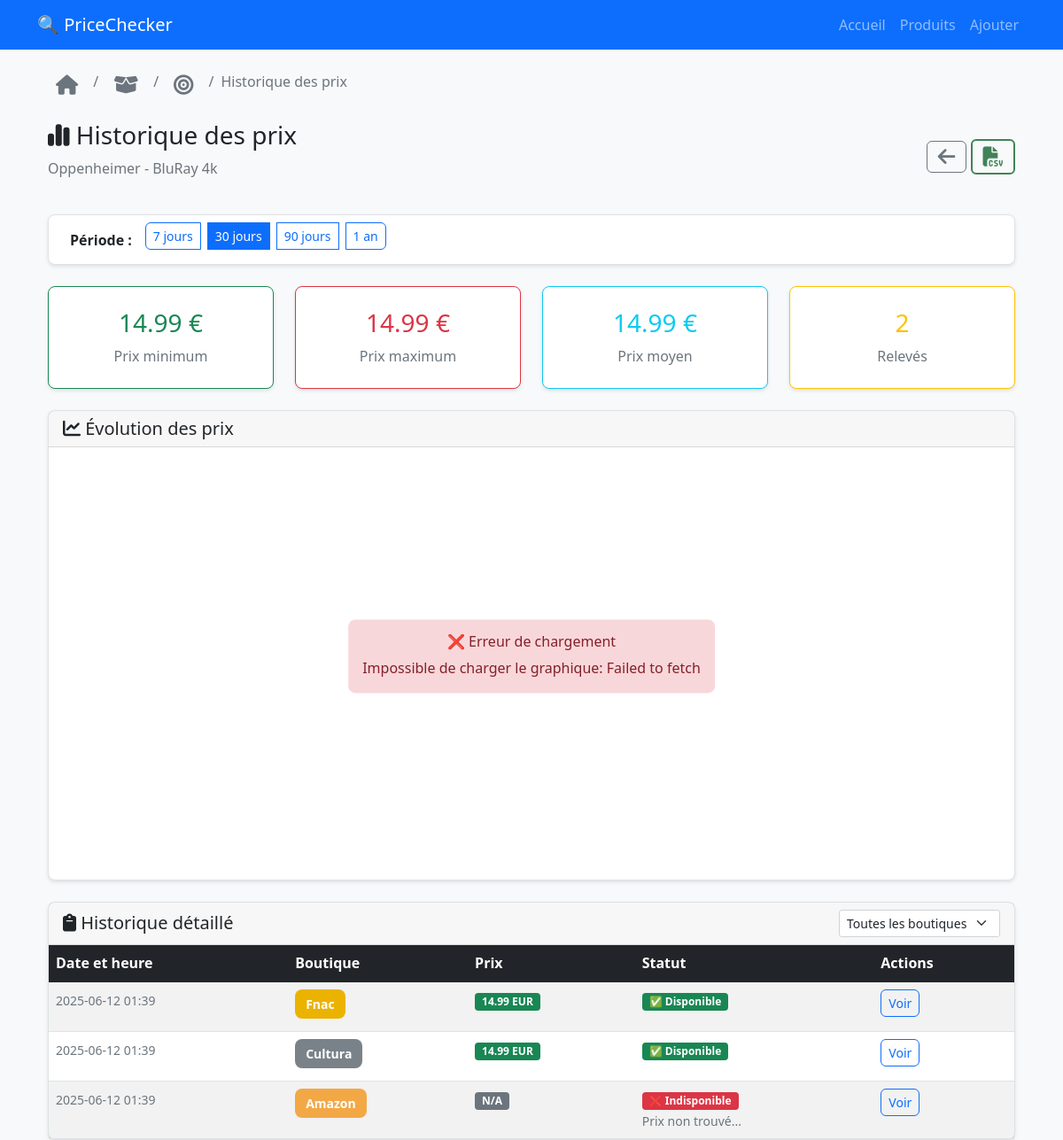
Page /product/2/history on the committed database.
### tables this page shows
CREATE TABLE products (
            id INTEGER PRIMARY KEY AUTOINCREMENT,
            name TEXT NOT NULL,
            description TEXT,
            created_at TIMESTAMP DEFAULT CURRENT_TIMESTAMP,
            updated_at TIMESTAMP DEFAULT CURRENT_TIMESTAMP
        );

CREATE TABLE price_history (
            id INTEGER PRIMARY KEY AUTOINCREMENT,
            product_link_id INTEGER NOT NULL,
            price REAL,
            currency TEXT DEFAULT 'EUR',
            is_available BOOLEAN DEFAULT 1,
            scraped_at TIMESTAMP DEFAULT CURRENT_TIMESTAMP,
            error_message TEXT,
            FOREIGN KEY (product_link_id) REFERENCES product_links (id) ON DELETE CASCADE
        );

CREATE TABLE product_links (
            id INTEGER PRIMARY KEY AUTOINCREMENT,
            product_id INTEGER NOT NULL,
            shop_name TEXT NOT NULL,
            url TEXT NOT NULL,
            css_selector TEXT,
            is_active BOOLEAN DEFAULT 1,
            created_at TIMESTAMP DEFAULT CURRENT_TIMESTAMP,
            updated_at TIMESTAMP DEFAULT CURRENT_TIMESTAMP,
            FOREIGN KEY (product_id) REFERENCES products (id) ON DELETE CASCADE
        );

### app/routes.py (the view)
@main.route('/product/<int:product_id>/history')
def price_history(product_id):
    try:
        product = get_product_by_id(product_id)
        if not product:
            flash('Produit introuvable', 'error')
            return redirect(url_for('main.products'))
        days = request.args.get('days', 30, type=int)
        page = request.args.get('page', 1, type=int)
        shop_filter = request.args.get('shop', None)
        stats = get_price_statistics(product_id, days)
        history_data = get_price_history_table(
            product_id,
            page=page,
            shop_filter=shop_filter
        )
        links = get_product_links(product_id)
        shops = [link['shop_name'] for link in links]
        return render_template('price_history.html',
                             product=product,
                             stats=stats,
                             history_data=history_data,
                             shops=shops,
                             current_days=days,
                             current_shop=shop_filter,
                             current_page=page)
    except Exception as e:
        logger.error(f"Erreur page historique produit {product_id}: {e}")
        flash('Erreur lors du chargement de l\'historique', 'error')
        return redirect(url_for('main.product_detail', product_id=product_id))

### app/templates/price_history.html (shortened to what this page needs)
{% extends "base.html" %}
{% block content %}
    <div class="container-fluid">
        <div class="row mb-4">
            <div class="col">
                <nav aria-label="breadcrumb" class="mb-4">
                    <ol class="breadcrumb">
                        <li class="breadcrumb-item"><a href="{{ url_for('main.index')  }}" class="btn btn-sm" title="Retour à l'accueil"><i class="fas fa-home"></i></a></li>
                        <li class="breadcrumb-item"><a href="{{ url_for('main.products') }}" class="btn btn-sm" title="Retour aux produits"><i class="fas fa-box-open"></i></a></li>
                        <li class="breadcrumb-item"><a href="{{ url_for('main.product_detail', product_id=product.id) }}" class="btn btn-sm" title={{ product.name }}><i class="fa-solid fa-bullseye"></i></a></li>
                        <li class="breadcrumb-item active" aria-current="page">Historique des prix</li>
                    </ol>
                </nav>
                <div class="d-flex justify-content-between align-items-center">
                    <div>
                        <h1 class="h3"><i class="fa-solid fa-chart-simple"></i> Historique des prix</h1>
                        <p class="text-muted">{{ product.name }}</p>
                    </div>
                    <div>
                        <a href="{{ url_for('main.product_detail', product_id=product.id) }}" class="btn btn-action-back btn-sm"
                            title="Retour aux produits">
                            <i class="fa-solid fa-arrow-left"></i>
                        </a>
                        <a href="{{ url_for('main.export_price_history', product_id=product.id) }}" class="btn btn-landing-product btn-sm"
                            title="Export CSV" download>
                            <i class="fa-solid fa-file-csv"></i>
                        </a>
                    </div>
                </div>
            </div>
        </div>
        <div class="row mb-4">
            <div class="col">
                <div class="card">
                    <div class="card-body py-2">
                        <div class="d-flex align-items-center">
                            <span class="me-3"><strong>Période :</strong></span>
                            <div class="btn-group" role="group">
                                <label class="btn btn-outline-primary btn-sm" for="days7">7 jours</label>
                                <label class="btn btn-outline-primary btn-sm" for="days30">30 jours</label>
                                <label class="btn btn-outline-primary btn-sm" for="days90">90 jours</label>
                                <label class="btn btn-outline-primary btn-sm" for="days365">1 an</label>
                            </div>
                        </div>
                    </div>
                </div>
            </div>
        </div>
        {% if stats %}
            <div class="row mb-4">
                <div class="col-md-3">
                    <div class="card stats-card border-success">
                        <div class="card-body text-center">
                            <h3 class="text-success">{{ "%.2f"|format(stats.min_price) }} €</h3>
                            <p class="card-text text-muted mb-0">Prix minimum</p>
                        </div>
                    </div>
                </div>
                <div class="col-md-3">
                    <div class="card stats-card border-danger">
                        <div class="card-body text-center">
                            <h3 class="text-danger">{{ "%.2f"|format(stats.max_price) }} €</h3>
                            <p class="card-text text-muted mb-0">Prix maximum</p>
                        </div>
                    </div>
                </div>
                <div class="col-md-3">
                    <div class="card stats-card border-info">
                        <div class="card-body text-center">
                            <h3 class="text-info">{{ "%.2f"|format(stats.avg_price) }} €</h3>
                            <p class="card-text text-muted mb-0">Prix moyen</p>
                        </div>
                    </div>
                </div>
                <div class="col-md-3">
                    <div class="card stats-card border-warning">
                        <div class="card-body text-center">
                            <h3 class="text-warning">{{ stats.total_scrapes }}</h3>
                            <p class="card-text text-muted mb-0">Relevés</p>
                        </div>
                    </div>
                </div>
            </div>
        {% endif %}
        <div class="row mb-4">
            <div class="col">
                <div class="card">
                    <div class="card-header">
                        <h5 class="mb-0"><i class="fas fa-chart-line"></i> Évolution des prix</h5>
                    </div>
                    <div class="card-body">
                        <div class="chart-container">
                            <div id="chartLoading" class="text-center">
                            </div>
                        </div>
                    </div>
                </div>
            </div>
        </div>
        <div class="row">
            <div class="col">
                <div class="card">
                    <div class="card-header d-flex justify-content-between align-items-center">
                        <h5 class="mb-0"><i class="fa-solid fa-clipboard"></i> Historique détaillé</h5>
                        <div>
                            <select class="form-select form-select-sm" id="shopFilter">
                                <option value="">Toutes les boutiques</option>
                            </select>
                        </div>
                    </div>
                    <div class="card-body p-0">
                        {% if history_data.data %}
                            <div class="table-responsive">
                                <table class="table table-striped mb-0">
                                    <thead class="table-dark">
                                    <tr>
                                        <th>Date et heure</th>
                                        <th>Boutique</th>
                                        <th>Prix</th>
                                        <th>Statut</th>
                                        <th>Actions</th>
                                    </tr>
                                    </thead>
                                    <tbody>
                                    {% for item in history_data.data %}
                                        <tr>
                                            <td>
                                                <small class="text-muted">
                                                    {{ item.scraped_at.replace('T', ' ')[:16] if item.scraped_at else 'N/A' }}
                                                </small>
                                            </td>
                                            <td>
                                                {% set shop_slug = item.shop_name|lower|replace(' ', '-')|replace('store', 'store') %}
                                                {% set shop_class = 'shop-' + shop_slug %}
                                                {% if shop_class not in ['shop-amazon', 'shop-apple', 'shop-fnac', 'shop-cdiscount', 'shop-leclerc'] %}
                                                    {% set shop_class = 'shop-default' %}
                                                {% endif %}
                                                <span class="shop-badge {{ shop_class }}">
                                                    {{ item.shop_name }}
                                                </span>
                                            </td>
                                            <td>
                                                {% if item.price %}
                                                    <span class="badge bg-success">{{ "%.2f"|format(item.price) }} {{ item.currency }}</span>
                                                {% else %}
                                                    <span class="badge bg-secondary">N/A</span>
                                                {% endif %}
                                            </td>
                                            <td>
                                                {% if item.is_available %}
                                                    <span class="badge bg-success">✅ Disponible</span>
                                                {% else %}
                                                    <span class="badge bg-danger">❌ Indisponible</span>
                                                    {% if item.error_message %}
                                                        <br><small class="text-muted">{{ item.error_message[:50] }}...</small>
                                                    {% endif %}
                                                {% endif %}
                                            </td>
                                            <td>
                                                <a href="{{ item.url }}" target="_blank" class="btn btn-sm btn-outline-primary">
                                                    Voir
                                                </a>
                                            </td>
                                        </tr>
                                    {% endfor %}
                                    </tbody>
                                </table>
                            </div>
                        {% else %}
                            <div class="alert alert-info m-3">
                                <h6 class="alert-heading">ℹ️ Aucun historique</h6>
                                <p class="mb-0">Aucun prix n'a encore été collecté pour ce produit.</p>
                            </div>
                        {% endif %}
                    </div>
                </div>
            </div>
        </div>
    </div>
{% endblock %}

### rows in the picture
products: name "Oppenheimer - BluRay 4k"
price_history: scraped_at "2025-06-12 01:39", shop_name "Fnac", price "14.99", currency "EUR", is_available "✅ Disponible"
price_history: scraped_at "2025-06-12 01:39", shop_name "Cultura", price "14.99", currency "EUR", is_available "✅ Disponible"
price_history: scraped_at "2025-06-12 01:39", shop_name "Amazon", shows "N/A", error_message "Prix non trouvé"

### other values in the picture
{{ "%.2f"|format(stats.min_price) }} "14.99"
{{ "%.2f"|format(stats.max_price) }} "14.99"
{{ "%.2f"|format(stats.avg_price) }} "14.99"
{{ stats.total_scrapes }} "2"
